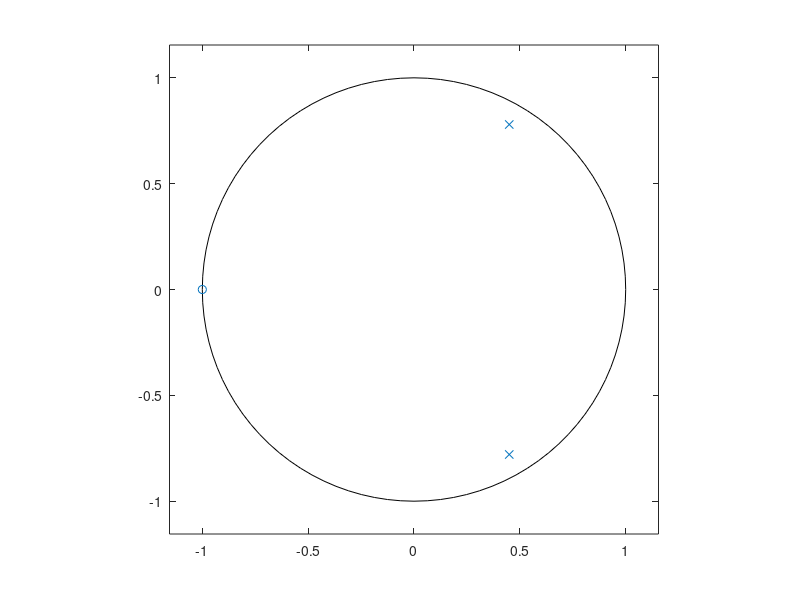
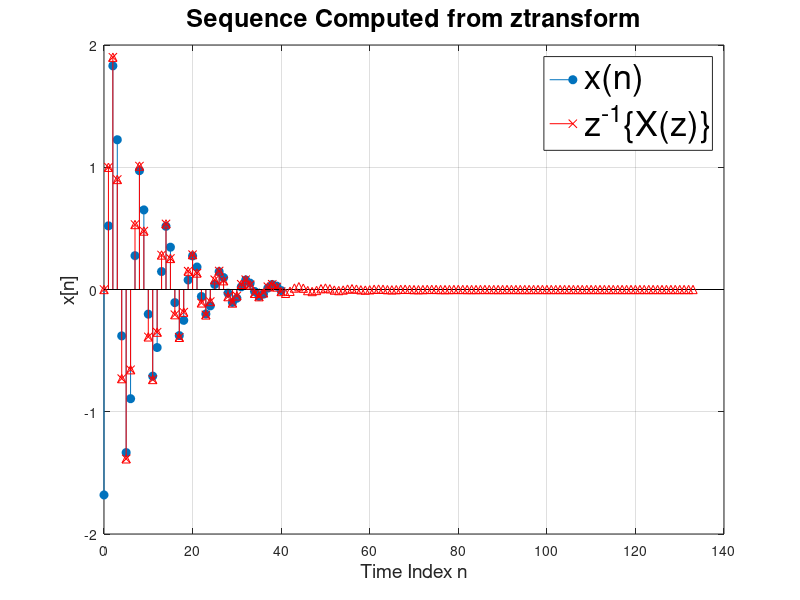

Reproduce these figures in MATLAB, in order.
clear all; close all; clc;
n = 0:40; 
b = [0 1 1]; a = [1 -0.9 0.81];
[res pol c] = residuez(b,a)
r = abs(pol(1)), w0 = angle(pol(1)) 
A = abs(res(1)), theta = angle(res(1)) * 57.3
xn= 2*(A).*(r).^n.*cos(w0*n+theta);

zplane(b,a); grid; figure;
xnz = filter(b,a,[1,zeros(1,length(n)-1)]);
stem(n,xn,'filled'); grid;
xlabel('Time Index n','fontsize',14);
ylabel('x[n]','fontsize',14); 
hold on;
stem(n,xnz,'rx');
impz(b,a)
xlabel('Time Index n','fontsize',14);
ylabel('x[n]','fontsize',14);
title('Sequence Computed from ztransform','fontsize', 18);
legend({'x(n)','z^{-1}\{X(z)\}'},'fontsize', 25);
sum(xn-xnz)


